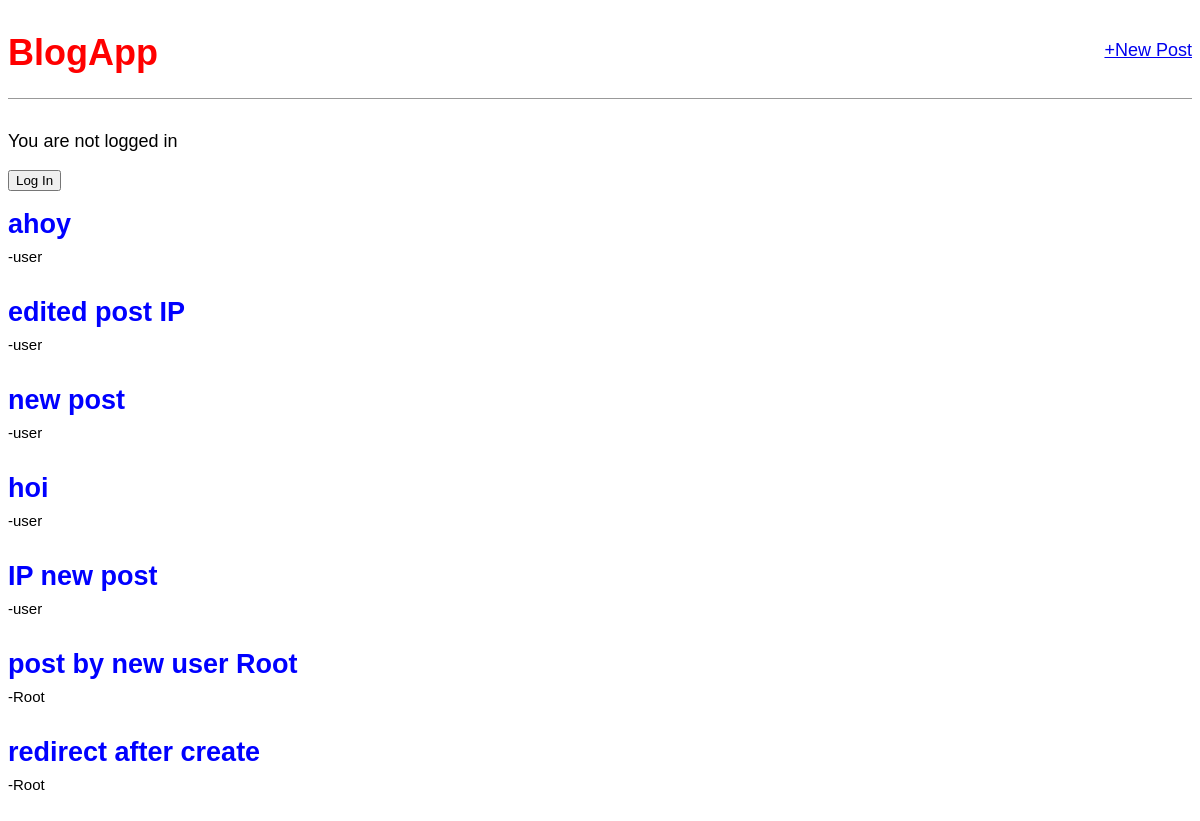
The page / on the database its author committed.
### blog/models.py (models this page shows, shortened)
class Post(models.Model):
    title = models.CharField(max_length=200)
    author = models.ForeignKey('auth.User',on_delete=models.CASCADE,)
    body = models.TextField()

### blog/views.py (the view)
# urls.py: path('',BlogListView.as_view(),name='home'),
class BlogListView(ListView):
    model=Post
    template_name='home.html'

### blog/templates/home.html
{% extends 'base.html' %}
{% block content %}
    {% if user.is_authenticated %}
        <p>Hi {{user.username}}!</p>
        <a href="{% url 'logout' %}"><button>Log Out</button></P></a>
    {% else %}
        <p>You are not logged in</p>
        <P><a href="{% url 'login' %}"><button>Log In</button></P></a>
    {% endif %}
    {% for items in object_list %}
        <div class="post-entry">
            <h2>
                <a href="{% url 'post_detail' items.pk %}">{{items.title}}</a>
            </h2>
            <sub>-{{items.author}}</sub>
        </div>
    {% endfor %}
{% endblock content %}

### static/css/base.css (style rules this page uses)
body { font-family: 'Source Sans Pro', sans-serif; font-size: 18px; }
.post-entry { margin-bottom: 2rem; }
.post-entry h2 { margin: 0.5rem 0; }
.post-entry h2 a,.post-entry h2 a:visited { color: blue; text-decoration: none; }

### rows shown on the page
Post: title "ahoy", author "user"
Post: title "edited post IP", author "user"
Post: title "new post", author "user"
Post: title "hoi", author "user"
Post: title "IP new post", author "user"
Post: title "post by new user Root", author "Root"
Post: title "redirect after create", author "Root"
